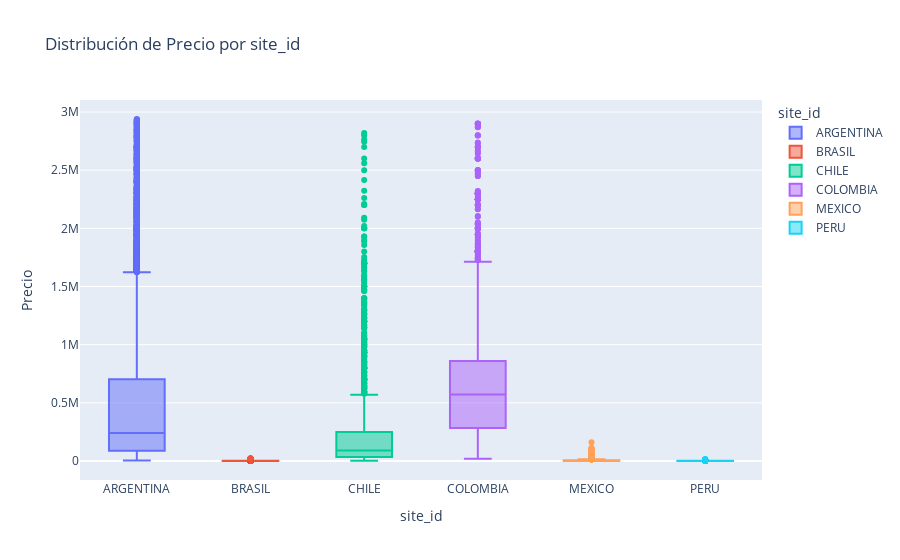

Here is the notebook cell this chart was saved with:
### Markdown cell above
> - Brasil, Argentina y Mexico tienen una participación agregada del 85.3% en el total de productos publicados.
- Dispositivos moviles como Celulares, Relojes y Audifonos encabezan la lista de productos publicados.
- Las marcas de productos de tecnología son las que destacan en la distribución por marca.


### Pasamos a validar variables numericas, iniciamos con el campo de ```Precio```

### Code cell
# Excluir outliers en precio para facilitar la visualización
low, high = df["Precio"].quantile([0.01, 0.99])
df_filtered = df[(df["Precio"] >= low) & (df["Precio"] <= high)]

# Boxplot de precio por país
fig = px.box(df_filtered, x="site_id", y="Precio", color="site_id", title="Distribución de Precio por site_id")
fig.show()

### Figure 1 — Plotly figure (JSON) as saved in the notebook; plotly's stock layout.template omitted (floating-point values rounded to 4 significant figures; data arrays with more than 128 entries replaced by an {"elided": "..."} marker saying what was removed)
{"data": [{"alignmentgroup": "True", "hovertemplate": "site_id=%{x}<br>Precio=%{y}<extra></extra>", "legendgroup": "ARGENTINA", "marker": {"color": "#636efa"}, "name": "ARGENTINA", "notched": false, "offsetgroup": "ARGENTINA", "orientation": "v", "showlegend": true, "type": "box", "x": {"elided": "11671 str values"}, "x0": " ", "xaxis": "x", "y": {"elided": "11671 float values"}, "y0": " ", "yaxis": "y"}, {"alignmentgroup": "True", "hovertemplate": "site_id=%{x}<br>Precio=%{y}<extra></extra>", "legendgroup": "BRASIL", "marker": {"color": "#EF553B"}, "name": "BRASIL", "notched": false, "offsetgroup": "BRASIL", "orientation": "v", "showlegend": true, "type": "box", "x": {"elided": "13881 str values"}, "x0": " ", "xaxis": "x", "y": {"elided": "13881 float values"}, "y0": " ", "yaxis": "y"}, {"alignmentgroup": "True", "hovertemplate": "site_id=%{x}<br>Precio=%{y}<extra></extra>", "legendgroup": "CHILE", "marker": {"color": "#00cc96"}, "name": "CHILE", "notched": false, "offsetgroup": "CHILE", "orientation": "v", "showlegend": true, "type": "box", "x": {"elided": "2110 str values"}, "x0": " ", "xaxis": "x", "y": {"elided": "2110 float values"}, "y0": " ", "yaxis": "y"}, {"alignmentgroup": "True", "hovertemplate": "site_id=%{x}<br>Precio=%{y}<extra></extra>", "legendgroup": "COLOMBIA", "marker": {"color": "#ab63fa"}, "name": "COLOMBIA", "notched": false, "offsetgroup": "COLOMBIA", "orientation": "v", "showlegend": true, "type": "box", "x": {"elided": "1913 str values"}, "x0": " ", "xaxis": "x", "y": {"elided": "1913 float values"}, "y0": " ", "yaxis": "y"}, {"alignmentgroup": "True", "hovertemplate": "site_id=%{x}<br>Precio=%{y}<extra></extra>", "legendgroup": "MEXICO", "marker": {"color": "#FFA15A"}, "name": "MEXICO", "notched": false, "offsetgroup": "MEXICO", "orientation": "v", "showlegend": true, "type": "box", "x": {"elided": "8372 str values"}, "x0": " ", "xaxis": "x", "y": {"elided": "8372 float values"}, "y0": " ", "yaxis": "y"}, {"alignmentgroup": "True", "hovertemplate": "site_id=%{x}<br>Precio=%{y}<extra></extra>", "legendgroup": "PERU", "marker": {"color": "#19d3f3"}, "name": "PERU", "notched": false, "offsetgroup": "PERU", "orientation": "v", "showlegend": true, "type": "box", "x": {"elided": "1621 str values"}, "x0": " ", "xaxis": "x", "y": {"elided": "1621 float values"}, "y0": " ", "yaxis": "y"}], "layout": {"boxmode": "overlay", "legend": {"title": {"text": "site_id"}, "tracegroupgap": 0}, "title": {"text": "Distribución de Precio por site_id"}, "xaxis": {"anchor": "y", "categoryarray": ["ARGENTINA", "BRASIL", "CHILE", "COLOMBIA", "MEXICO", "PERU"], "categoryorder": "array", "domain": [0, 1], "title": {"text": "site_id"}}, "yaxis": {"anchor": "x", "domain": [0, 1], "title": {"text": "Precio"}}}}
